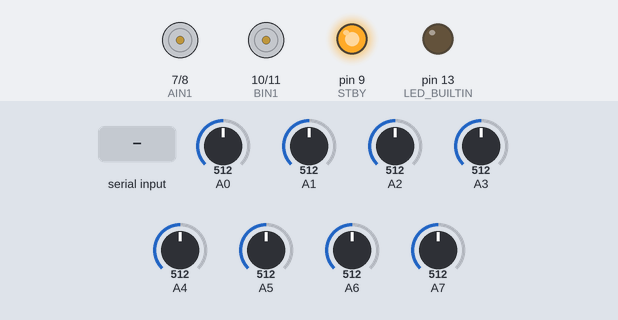
The sketch below on a simulated Arduino Nano, built with avr-gcc and run on an emulated ATmega328P. On the bench: motor-driver pin pairs drawn as motors (green arrow = first pin HIGH = forward, orange = second pin HIGH = backward, longer = more drive, scaled by the enable pin, stopped while the standby pin is LOW), output pins drawn as LEDs (lit = HIGH). Inputs (shaded band) come from the test bench; at power-on: A0 = 512, A1 = 512, A2 = 512, A3 = 512, A4 = 512, A5 = 512, A6 = 512, A7 = 512. What the sketch prints to the serial monitor is not drawn.

Above: at 12.2 s.
12.3 s: "start\n" received over Serial
At 13.2 s:
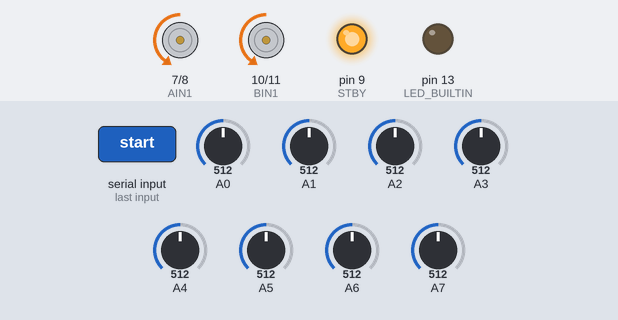
13.8 s: "stop\n" received over Serial
At 14.9 s:
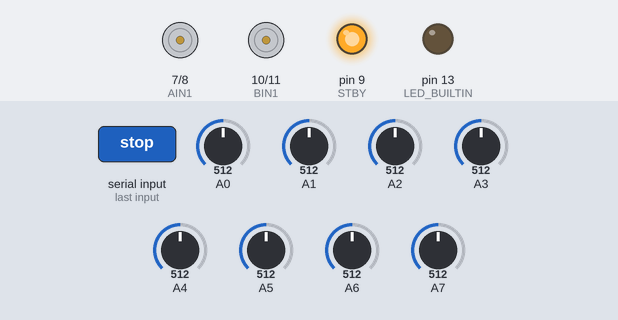
Timing chart, 0 to 16.8 s (numbered marks = the images above; inputs shaded):
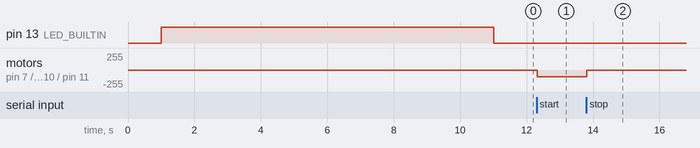

Measured:
- after the input at 12.3 s, motor on pin 7 (AIN1) / pin 8 (AIN2), motor on pin 10 (BIN1) / pin 11 (BIN2): stopped → backward 100/255 at once
- after the input at 13.8 s, motor on pin 7 (AIN1) / pin 8 (AIN2), motor on pin 10 (BIN1) / pin 11 (BIN2): backward 100/255 → stopped at once

The sketch:

PD_with_HC06.ino
```cpp
#define PWMA 6
#define PWMB 5
#define AIN1 7
#define AIN2 8
#define BIN1 10
#define BIN2 11
#define STBY 9

#include <QTRSensors.h>

// ========== НАСТРОЙКИ ==========
float Kp = 0.015;
float Kd = 0.01;

#define rightMaxSpeed 175
#define leftMaxSpeed 175
int rightBaseSpeed = 100;  // Изменяемые переменные
int leftBaseSpeed = 100;

#define SensorCount 8
#define EMITTER_PIN 2

// Состояние робота
bool isRunning = false; // По умолчанию СТОИТ после калибровки
// ================================

QTRSensors qtr;
uint16_t sensorValues[SensorCount];

// Буфер для команд
#define CMD_BUFFER_SIZE 32
char cmdBuffer[CMD_BUFFER_SIZE];
uint8_t cmdIndex = 0;

// Телеметрия
bool telemetryEnabled = false;

void setup(){
  // Инициализация пинов моторов
  pinMode(STBY, OUTPUT);
  digitalWrite(STBY, HIGH);
  pinMode(PWMA, OUTPUT); pinMode(PWMB, OUTPUT);
  pinMode(AIN1, OUTPUT); pinMode(AIN2, OUTPUT);
  pinMode(BIN1, OUTPUT); pinMode(BIN2, OUTPUT);

  // Инициализация датчиков
  qtr.setTypeAnalog();
  qtr.setSensorPins((const uint8_t[]){A7, A6, A5, A4, A3, A2, A1, A0}, SensorCount);
  qtr.setEmitterPin(EMITTER_PIN);

  Serial.begin(9600);
  delay(1000); // Даем время HC-06 подключиться

  // --- ЭТАП КАЛИБРОВКИ ---
  sendBT(F("🔄 Calibration started...\n"));
  pinMode(LED_BUILTIN, OUTPUT);
  digitalWrite(LED_BUILTIN, HIGH);

  // Крутимся или стоим - зависит от вашей механики,
  // но обычно калибровка требует провоза датчиков над линией вручную
  // или авто-разворотом. Здесь стандартный цикл calibrate().
  for (uint16_t i = 0; i < 400; i++) {
    qtr.calibrate();
  }

  digitalWrite(LED_BUILTIN, LOW);
  sendBT(F("✅ Calibration done.\n"));
  sendBT(F("⏹ Robot is STOPPED. Ready for commands.\n"));
  sendBT(F("Type 'help' to see commands.\n"));

  // Гарантируем остановку моторов
  analogWrite(PWMA, 0);
  analogWrite(PWMB, 0);
  isRunning = false;

  printParams();
}

int lastError = 0;

void loop()
{
  // 1. ВСЕГДА слушаем команды (даже если стоим)
  handleBluetoothCommands();

  // 2. Если НЕ бежим - просто выходим из loop (моторы уже выключены)
  if (!isRunning) {
    delay(20);
    return;
  }

  // 3. Логика движения (только если isRunning == true)

  // Направление вращения (зависит от подключения моторов)
  digitalWrite(AIN1, LOW); digitalWrite(AIN2, HIGH);
  digitalWrite(BIN1, LOW); digitalWrite(BIN2, HIGH);

  uint16_t position = qtr.readLineBlack(sensorValues);
  int error = position - 3500; // 3500 - середина для 8 сенсоров (0..7000)

  // PD регулятор
  int motorSpeed = Kp * error + Kd * (error - lastError);
  lastError = error;

  // Расчет скоростей
  int rightMotorSpeed = constrain(rightBaseSpeed + motorSpeed, 0, rightMaxSpeed);
  int leftMotorSpeed  = constrain(leftBaseSpeed - motorSpeed, 0, leftMaxSpeed);

  // Подача ШИМ
  analogWrite(PWMA, rightMotorSpeed);
  analogWrite(PWMB, leftMotorSpeed);

  // Телеметрия (если включена)
  if (telemetryEnabled) {
    static unsigned long lastSend = 0;
    if (millis() - lastSend > 100) {
      Serial.print("P:"); Serial.print(position);
      Serial.print(" E:"); Serial.print(error);
      Serial.print(" L:"); Serial.print(leftMotorSpeed);
      Serial.print(" R:"); Serial.println(rightMotorSpeed);
      lastSend = millis();
    }
  }

  delay(10);
}

// ============================================================================
// 📡 ОБРАБОТКА КОМАНД BLUETOOTH
// ============================================================================

void sendBT(const __FlashStringHelper* str) { Serial.print(str); }
void sendBT(String str) { Serial.print(str); }

void handleBluetoothCommands() {
  while (Serial.available()) {
    char c = Serial.read();

    if (c == '\n' || c == '\r') {
      cmdBuffer[cmdIndex] = '\0';
      if (cmdIndex > 0) {
        parseCommand(cmdBuffer);
        Serial.print(F("> ")); Serial.println(cmdBuffer); // Эхо
      }
      cmdIndex = 0;
      continue;
    }

    if (cmdIndex < CMD_BUFFER_SIZE - 1) {
      cmdBuffer[cmdIndex++] = c;
    }
  }
}

void parseCommand(char* cmd) {
  while (*cmd == ' ') cmd++; // Убираем пробелы в начале

  // ▶ START
  if (strcmp(cmd, "start") == 0) {
    if (isRunning) {
      sendBT(F("⚠ Already running!\n"));
    } else {
      isRunning = true;
      lastError = 0; // Сброс ошибки для плавного старта
      sendBT(F("▶ Robot STARTED\n"));
    }
    return;
  }

  // ⏹ STOP
  if (strcmp(cmd, "stop") == 0) {
    if (!isRunning) {
      sendBT(F("⚠ Already stopped!\n"));
    } else {
      isRunning = false;
      analogWrite(PWMA, 0);
      analogWrite(PWMB, 0);
      sendBT(F("⏹ Robot STOPPED\n"));
    }
    return;
  }

  // KP
  if (strncmp(cmd, "kp:", 3) == 0) {
    float val = atof(cmd + 3);
    if (val >= 0 && val <= 1.0) {
      Kp = val;
      sendBT(F("✅ Kp=")); sendBT(String(Kp, 4) + "\n");
      printParams();
    } else sendBT(F("❌ Kp range: 0.0...1.0\n"));
    return;
  }

  // KD
  if (strncmp(cmd, "kd:", 3) == 0) {
    float val = atof(cmd + 3);
    if (val >= 0 && val <= 1.0) {
      Kd = val;
      sendBT(F("✅ Kd=")); sendBT(String(Kd, 4) + "\n");
      printParams();
    } else sendBT(F("❌ Kd range: 0.0...1.0\n"));
    return;
  }

  // BASE SPEED
  if (strncmp(cmd, "base:", 5) == 0) {
    int l = atoi(cmd + 5);
    char* comma = strchr(cmd + 5, ',');
    if (comma) {
      int r = atoi(comma + 1);
      leftBaseSpeed = constrain(l, 0, 255);
      rightBaseSpeed = constrain(r, 0, 255);
      sendBT(F("✅ Base L=")); sendBT(String(leftBaseSpeed));
      sendBT(F(" R=")); sendBT(String(rightBaseSpeed) + "\n");
      printParams();
    } else {
      sendBT(F("❌ Format: base:left,right\n"));
    }
    return;
  }

  // PARAMS
  if (strcmp(cmd, "params") == 0) {
    printParams();
    return;
  }

  // TELEMETRY
  if (strncmp(cmd, "telemetry:", 10) == 0) {
    if (strcmp(cmd + 10, "on") == 0) {
      telemetryEnabled = true;
      sendBT(F("✅ Telemetry: ON\n"));
    } else if (strcmp(cmd + 10, "off") == 0) {
      telemetryEnabled = false;
      sendBT(F("✅ Telemetry: OFF\n"));
    }
    return;
  }

  // HELP
  if (strcmp(cmd, "help") == 0) {
    sendBT(F("\n📋 Commands:\n"));
    sendBT(F("start          — начать движение\n"));
    sendBT(F("stop           — остановить\n"));
    sendBT(F("kp:<val>       — коэффициент P (0.0-1.0)\n"));
    sendBT(F("kd:<val>       — коэффициент D (0.0-1.0)\n"));
    sendBT(F("base:L,R       — базовая скорость (0-255)\n"));
    sendBT(F("telemetry:on/off — данные с датчиков\n"));
    sendBT(F("params         — текущие настройки\n"));
    sendBT(F("help           — справка\n"));
    sendBT(F("───────────────\n"));
    return;
  }

  sendBT(F("❓ Unknown: ")); sendBT(String(cmd) + "\n");
}

void printParams() {
  sendBT(F("⚙ Kp=")); sendBT(String(Kp, 4));
  sendBT(F(" | Kd=")); sendBT(String(Kd, 4));
  sendBT(F(" | Base L=")); sendBT(String(leftBaseSpeed));
  sendBT(F(" R=")); sendBT(String(rightBaseSpeed));
  sendBT(isRunning ? F(" | Status: RUNNING\n") : F(" | Status: STOPPED\n"));
}
```
